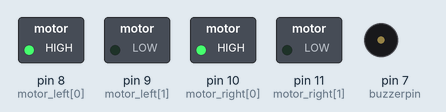
This sketch was run on a simulated Arduino Uno, built with avr-gcc and run on an emulated ATmega328P. Shown: switched loads named in the sketch (green lamp = pin HIGH), buzzer (waves = sounding, pin HIGH). Pins used as bus, display or sensor lines are not drawn.

Above: at 0.1 s.
Timing chart, 0 to 3.0 s (numbered marks = the images above):
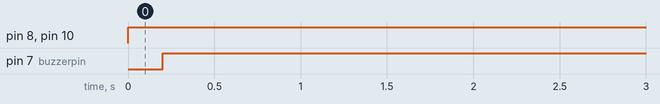

The sketch:

HDR.ino
```cpp
int echopin = 2;
int trigpin = 3;
int PIRpin = 5;
int buzzerpin = 7;
int motor_left[] = {8, 9};
int motor_right[] = {10, 11};

void setup(){
  Serial.begin(9600);
  int i;
  for(i = 0; i < 2; i++){
  pinMode(motor_left[i], OUTPUT);
  pinMode(motor_right[i], OUTPUT);
  }
  pinMode(trigpin,OUTPUT);
  pinMode(echopin,INPUT);
  pinMode(PIRpin,INPUT);
  pinMode(buzzerpin,OUTPUT);

}
void loop(){
  long duration,distance;
  {
  digitalWrite(motor_left[0], HIGH);
  digitalWrite(motor_left[1], LOW);

  digitalWrite(motor_right[0], HIGH);
  digitalWrite(motor_right[1], LOW);
  }
  digitalWrite(trigpin,LOW);
  delay(200);
  digitalWrite(trigpin,HIGH);
  distance=(duration/2)/29.1;
  if(distance<4){
    digitalWrite(motor_left[0], LOW);
    digitalWrite(motor_left[1], LOW);

    digitalWrite(motor_right[0], LOW);
    digitalWrite(motor_right[1], LOW);

    digitalWrite(buzzerpin,HIGH);
  }
  else{
       digitalWrite(motor_left[0], HIGH);
       digitalWrite(motor_left[1], LOW);

       digitalWrite(motor_right[0], HIGH);
       digitalWrite(motor_right[1], LOW);
       delay(500);
  }


  }
```

Measured:
- by itself, pin 8 (motor_left[0]), pin 10 (motor_right[0]): LOW → HIGH at 0.00 s
- by itself, pin 7 (buzzerpin): LOW → HIGH at 0.20 s
